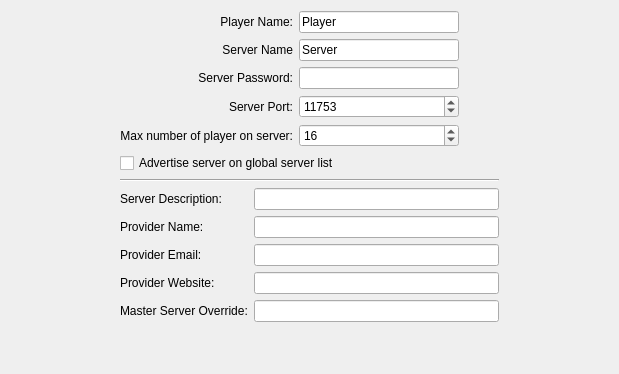
     <widget class="QWidget" name="networkTab">
      <attribute name="title">
       <string>Network</string>
      </attribute>
      <layout class="QVBoxLayout" name="verticalLayout_17">
       <property name="leftMargin">
        <number>120</number>
       </property>
       <property name="rightMargin">
        <number>120</number>
       </property>
       <property name="bottomMargin">
        <number>12</number>
       </property>
       <item>
        <layout class="QGridLayout" name="gridLayout_5">
         <item row="1" column="0">
          <widget class="QLabel" name="label_31">
           <property name="text">
            <string>Server Name</string>
           </property>
           <property name="alignment">
            <set>Qt::AlignRight|Qt::AlignTrailing|Qt::AlignVCenter</set>
           </property>
          </widget>
         </item>
         <item row="4" column="1">
          <widget class="QSpinBox" name="spinBox_2">
           <property name="sizePolicy">
            <sizepolicy hsizetype="Fixed" vsizetype="Fixed">
             <horstretch>0</horstretch>
             <verstretch>0</verstretch>
            </sizepolicy>
           </property>
           <property name="minimumSize">
            <size>
             <width>160</width>
             <height>0</height>
            </size>
           </property>
           <property name="minimum">
            <number>1</number>
           </property>
           <property name="maximum">
            <number>255</number>
           </property>
           <property name="value">
            <number>16</number>
           </property>
           <property name="config" stdset="0">
            <string>network/maxplayers</string>
           </property>
          </widget>
         </item>
         <item row="1" column="1">
          <widget class="QLineEdit" name="lineEdit_5">
           <property name="sizePolicy">
            <sizepolicy hsizetype="Fixed" vsizetype="Fixed">
             <horstretch>0</horstretch>
             <verstretch>0</verstretch>
            </sizepolicy>
           </property>
           <property name="minimumSize">
            <size>
             <width>160</width>
             <height>0</height>
            </size>
           </property>
           <property name="text">
            <string>Server</string>
           </property>
           <property name="config" stdset="0">
            <string>network/server_name</string>
           </property>
          </widget>
         </item>
         <item row="4" column="0">
          <widget class="QLabel" name="label_30">
           <property name="text">
            <string>Max number of player on server:</string>
           </property>
           <property name="alignment">
            <set>Qt::AlignRight|Qt::AlignTrailing|Qt::AlignVCenter</set>
           </property>
          </widget>
         </item>
         <item row="2" column="0">
          <widget class="QLabel" name="label_29">
           <property name="text">
            <string>Server Password:</string>
           </property>
           <property name="alignment">
            <set>Qt::AlignRight|Qt::AlignTrailing|Qt::AlignVCenter</set>
           </property>
          </widget>
         </item>
         <item row="0" column="0">
          <widget class="QLabel" name="label_27">
           <property name="text">
            <string>Player Name:</string>
           </property>
           <property name="alignment">
            <set>Qt::AlignRight|Qt::AlignTrailing|Qt::AlignVCenter</set>
           </property>
          </widget>
         </item>
         <item row="3" column="1">
          <widget class="QSpinBox" name="spinBox">
           <property name="sizePolicy">
            <sizepolicy hsizetype="Fixed" vsizetype="Fixed">
             <horstretch>0</horstretch>
             <verstretch>0</verstretch>
            </sizepolicy>
           </property>
           <property name="minimumSize">
            <size>
             <width>160</width>
             <height>0</height>
            </size>
           </property>
           <property name="maximum">
            <number>65535</number>
           </property>
           <property name="value">
            <number>11753</number>
           </property>
           <property name="config" stdset="0">
            <string>network/default_port</string>
           </property>
          </widget>
         </item>
         <item row="0" column="1">
          <widget class="QLineEdit" name="lineEdit_3">
           <property name="sizePolicy">
            <sizepolicy hsizetype="Fixed" vsizetype="Fixed">
             <horstretch>0</horstretch>
             <verstretch>0</verstretch>
            </sizepolicy>
           </property>
           <property name="minimumSize">
            <size>
             <width>160</width>
             <height>0</height>
            </size>
           </property>
           <property name="text">
            <string>Player</string>
           </property>
           <property name="config" stdset="0">
            <string>network/player_name</string>
           </property>
          </widget>
         </item>
         <item row="2" column="1">
          <widget class="QLineEdit" name="lineEdit_4">
           <property name="sizePolicy">
            <sizepolicy hsizetype="Fixed" vsizetype="Fixed">
             <horstretch>0</horstretch>
             <verstretch>0</verstretch>
            </sizepolicy>
           </property>
           <property name="minimumSize">
            <size>
             <width>160</width>
             <height>0</height>
            </size>
           </property>
           <property name="text">
            <string/>
           </property>
           <property name="echoMode">
            <enum>QLineEdit::Password</enum>
           </property>
           <property name="config" stdset="0">
            <string>network/default_password</string>
           </property>
          </widget>
         </item>
         <item row="3" column="0">
          <widget class="QLabel" name="label_28">
           <property name="text">
            <string>Server Port:</string>
           </property>
           <property name="alignment">
            <set>Qt::AlignRight|Qt::AlignTrailing|Qt::AlignVCenter</set>
           </property>
          </widget>
         </item>
         <item row="0" column="2">
          <spacer name="horizontalSpacer_8">
           <property name="orientation">
            <enum>Qt::Horizontal</enum>
           </property>
           <property name="sizeHint" stdset="0">
            <size>
             <width>40</width>
             <height>20</height>
            </size>
           </property>
          </spacer>
         </item>
        </layout>
       </item>
       <item>
        <widget class="QCheckBox" name="checkBox_40">
         <property name="text">
          <string>Advertise server on global server list</string>
         </property>
         <property name="config" stdset="0">
          <string>network/advertise</string>
         </property>
        </widget>
       </item>
       <item>
        <widget class="Line" name="line">
         <property name="orientation">
          <enum>Qt::Horizontal</enum>
         </property>
        </widget>
       </item>
       <item>
        <layout class="QGridLayout" name="gridLayout_6">
         <item row="3" column="1">
          <widget class="QLineEdit" name="lineEdit_9">
           <property name="config" stdset="0">
            <string>network/provider_website</string>
           </property>
          </widget>
         </item>
         <item row="1" column="1">
          <widget class="QLineEdit" name="lineEdit_7">
           <property name="config" stdset="0">
            <string>network/provider_name</string>
           </property>
          </widget>
         </item>
         <item row="0" column="0">
          <widget class="QLabel" name="label_32">
           <property name="text">
            <string>Server Description:</string>
           </property>
          </widget>
         </item>
         <item row="3" column="0">
          <widget class="QLabel" name="label_35">
           <property name="text">
            <string>Provider Website:</string>
           </property>
          </widget>
         </item>
         <item row="2" column="0">
          <widget class="QLabel" name="label_34">
           <property name="text">
            <string>Provider Email:</string>
           </property>
          </widget>
         </item>
         <item row="0" column="1">
          <widget class="QLineEdit" name="lineEdit_6">
           <property name="config" stdset="0">
            <string>network/server_description</string>
           </property>
          </widget>
         </item>
         <item row="2" column="1">
          <widget class="QLineEdit" name="lineEdit_8">
           <property name="config" stdset="0">
            <string>network/provider_email</string>
           </property>
          </widget>
         </item>
         <item row="1" column="0">
          <widget class="QLabel" name="label_33">
           <property name="text">
            <string>Provider Name:</string>
           </property>
          </widget>
         </item>
         <item row="4" column="0">
          <widget class="QLabel" name="label_36">
           <property name="text">
            <string>Master Server Override:</string>
           </property>
          </widget>
         </item>
         <item row="4" column="1">
          <widget class="QLineEdit" name="lineEdit_10">
           <property name="config" stdset="0">
            <string>network/master_server_url</string>
           </property>
          </widget>
         </item>
        </layout>
       </item>
       <item>
        <spacer name="verticalSpacer_9">
         <property name="orientation">
          <enum>Qt::Vertical</enum>
         </property>
         <property name="sizeHint" stdset="0">
          <size>
           <width>20</width>
           <height>40</height>
          </size>
         </property>
        </spacer>
       </item>
      </layout>
     </widget>
